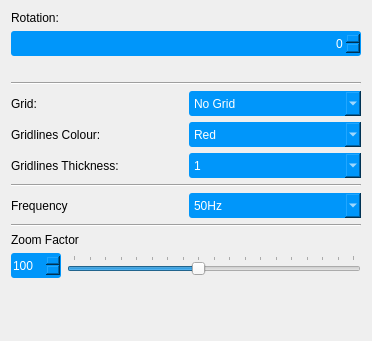
             <widget class="QWidget" name="toolDisplay">
              <property name="geometry">
               <rect>
                <x>0</x>
                <y>0</y>
                <width>372</width>
                <height>341</height>
               </rect>
              </property>
              <attribute name="label">
               <string>Display</string>
              </attribute>
              <layout class="QVBoxLayout" name="verticalLayout_7">
               <item>
                <widget class="QLabel" name="labelZoomFactor_2">
                 <property name="text">
                  <string>Rotation:</string>
                 </property>
                </widget>
               </item>
               <item>
                <widget class="QSpinBox" name="spinRotation">
                 <property name="minimumSize">
                  <size>
                   <width>50</width>
                   <height>25</height>
                  </size>
                 </property>
                 <property name="styleSheet">
                  <string notr="true">QSpinBox{	
background-color : rgb(0, 150, 250);
color:rgb(255, 255, 255);
font: 10pt &quot;Segoe UI&quot;;
border-radius: 3px;
}</string>
                 </property>
                 <property name="alignment">
                  <set>Qt::AlignRight|Qt::AlignTrailing|Qt::AlignVCenter</set>
                 </property>
                 <property name="maximum">
                  <number>270</number>
                 </property>
                 <property name="singleStep">
                  <number>90</number>
                 </property>
                </widget>
               </item>
               <item>
                <spacer name="horizontalSpacer_3">
                 <property name="orientation">
                  <enum>Qt::Horizontal</enum>
                 </property>
                 <property name="sizeHint" stdset="0">
                  <size>
                   <width>351</width>
                   <height>20</height>
                  </size>
                 </property>
                </spacer>
               </item>
               <item>
                <widget class="Line" name="line_17">
                 <property name="orientation">
                  <enum>Qt::Horizontal</enum>
                 </property>
                </widget>
               </item>
               <item>
                <layout class="QHBoxLayout" name="horizontalLayout">
                 <item>
                  <widget class="QLabel" name="labelOverlay_2">
                   <property name="text">
                    <string>Grid:</string>
                   </property>
                  </widget>
                 </item>
                 <item>
                  <widget class="QComboBox" name="comboGrid">
                   <property name="minimumSize">
                    <size>
                     <width>0</width>
                     <height>25</height>
                    </size>
                   </property>
                   <property name="styleSheet">
                    <string notr="true">QComboBox{	
background-color : rgb(0, 150, 250);
color:rgb(255, 255, 255);
font: 10pt &quot;Segoe UI&quot;;
border-radius: 3px;
}</string>
                   </property>
                   <item>
                    <property name="text">
                     <string>No Grid</string>
                    </property>
                   </item>
                   <item>
                    <property name="text">
                     <string>2x2</string>
                    </property>
                   </item>
                   <item>
                    <property name="text">
                     <string>3x3</string>
                    </property>
                   </item>
                   <item>
                    <property name="text">
                     <string>5x5</string>
                    </property>
                   </item>
                   <item>
                    <property name="text">
                     <string>10x10</string>
                    </property>
                   </item>
                  </widget>
                 </item>
                </layout>
               </item>
               <item>
                <layout class="QHBoxLayout" name="horizontalLayout_9">
                 <item>
                  <widget class="QLabel" name="labelOverlay_3">
                   <property name="text">
                    <string>Gridlines Colour:</string>
                   </property>
                  </widget>
                 </item>
                 <item>
                  <widget class="QComboBox" name="comboPenColour">
                   <property name="minimumSize">
                    <size>
                     <width>0</width>
                     <height>25</height>
                    </size>
                   </property>
                   <property name="styleSheet">
                    <string notr="true">QComboBox{	
background-color : rgb(0, 150, 250);
color:rgb(255, 255, 255);
font: 10pt &quot;Segoe UI&quot;;
border-radius: 3px;
}</string>
                   </property>
                   <item>
                    <property name="text">
                     <string>Red</string>
                    </property>
                   </item>
                   <item>
                    <property name="text">
                     <string>Green</string>
                    </property>
                   </item>
                   <item>
                    <property name="text">
                     <string>Blue</string>
                    </property>
                   </item>
                   <item>
                    <property name="text">
                     <string>White</string>
                    </property>
                   </item>
                   <item>
                    <property name="text">
                     <string>Black</string>
                    </property>
                   </item>
                  </widget>
                 </item>
                </layout>
               </item>
               <item>
                <layout class="QHBoxLayout" name="horizontalLayout_14">
                 <item>
                  <widget class="QLabel" name="labelOverlay_4">
                   <property name="text">
                    <string>Gridlines Thickness:</string>
                   </property>
                  </widget>
                 </item>
                 <item>
                  <widget class="QComboBox" name="comboPenThick">
                   <property name="minimumSize">
                    <size>
                     <width>0</width>
                     <height>25</height>
                    </size>
                   </property>
                   <property name="styleSheet">
                    <string notr="true">QComboBox{	
background-color : rgb(0, 150, 250);
color:rgb(255, 255, 255);
font: 10pt &quot;Segoe UI&quot;;
border-radius: 3px;
}</string>
                   </property>
                   <item>
                    <property name="text">
                     <string>1</string>
                    </property>
                   </item>
                   <item>
                    <property name="text">
                     <string>2</string>
                    </property>
                   </item>
                   <item>
                    <property name="text">
                     <string>3</string>
                    </property>
                   </item>
                   <item>
                    <property name="text">
                     <string>4</string>
                    </property>
                   </item>
                   <item>
                    <property name="text">
                     <string>5</string>
                    </property>
                   </item>
                   <item>
                    <property name="text">
                     <string>10</string>
                    </property>
                   </item>
                  </widget>
                 </item>
                </layout>
               </item>
               <item>
                <widget class="Line" name="line_16">
                 <property name="orientation">
                  <enum>Qt::Horizontal</enum>
                 </property>
                </widget>
               </item>
               <item>
                <layout class="QHBoxLayout" name="horizontalLayout_18">
                 <item>
                  <widget class="QLabel" name="labelOverlay_5">
                   <property name="text">
                    <string>Frequency</string>
                   </property>
                  </widget>
                 </item>
                 <item>
                  <widget class="QComboBox" name="comboFrequency">
                   <property name="minimumSize">
                    <size>
                     <width>0</width>
                     <height>25</height>
                    </size>
                   </property>
                   <property name="styleSheet">
                    <string notr="true">QComboBox{	
background-color : rgb(0, 150, 250);
color:rgb(255, 255, 255);
font: 10pt &quot;Segoe UI&quot;;
border-radius: 3px;
}</string>
                   </property>
                   <property name="currentIndex">
                    <number>0</number>
                   </property>
                   <item>
                    <property name="text">
                     <string>50Hz</string>
                    </property>
                   </item>
                   <item>
                    <property name="text">
                     <string>60 Hz</string>
                    </property>
                   </item>
                   <item>
                    <property name="text">
                     <string>Direct Current</string>
                    </property>
                   </item>
                  </widget>
                 </item>
                </layout>
               </item>
               <item>
                <widget class="Line" name="line_2">
                 <property name="orientation">
                  <enum>Qt::Horizontal</enum>
                 </property>
                </widget>
               </item>
               <item>
                <widget class="QLabel" name="labelZoomFactor">
                 <property name="text">
                  <string>Zoom Factor</string>
                 </property>
                </widget>
               </item>
               <item>
                <layout class="QHBoxLayout" name="horizontalLayout_8">
                 <item>
                  <widget class="QSpinBox" name="spinDisplayZoom">
                   <property name="minimumSize">
                    <size>
                     <width>50</width>
                     <height>25</height>
                    </size>
                   </property>
                   <property name="mouseTracking">
                    <bool>false</bool>
                   </property>
                   <property name="styleSheet">
                    <string notr="true">QSpinBox{	
background-color : rgb(0, 150, 250);
color:rgb(255, 255, 255);
font: 10pt &quot;Segoe UI&quot;;
border-radius: 3px;
}</string>
                   </property>
                   <property name="minimum">
                    <number>20</number>
                   </property>
                   <property name="maximum">
                    <number>400</number>
                   </property>
                   <property name="value">
                    <number>100</number>
                   </property>
                  </widget>
                 </item>
                 <item>
                  <widget class="QSlider" name="sliderDisplayZoom">
                   <property name="mouseTracking">
                    <bool>false</bool>
                   </property>
                   <property name="minimum">
                    <number>20</number>
                   </property>
                   <property name="maximum">
                    <number>200</number>
                   </property>
                   <property name="value">
                    <number>100</number>
                   </property>
                   <property name="tracking">
                    <bool>false</bool>
                   </property>
                   <property name="orientation">
                    <enum>Qt::Horizontal</enum>
                   </property>
                   <property name="invertedControls">
                    <bool>false</bool>
                   </property>
                   <property name="tickPosition">
                    <enum>QSlider::TicksAbove</enum>
                   </property>
                  </widget>
                 </item>
                </layout>
               </item>
               <item>
                <spacer name="verticalSpacer_2">
                 <property name="orientation">
                  <enum>Qt::Vertical</enum>
                 </property>
                 <property name="sizeHint" stdset="0">
                  <size>
                   <width>20</width>
                   <height>40</height>
                  </size>
                 </property>
                </spacer>
               </item>
              </layout>
             </widget>
